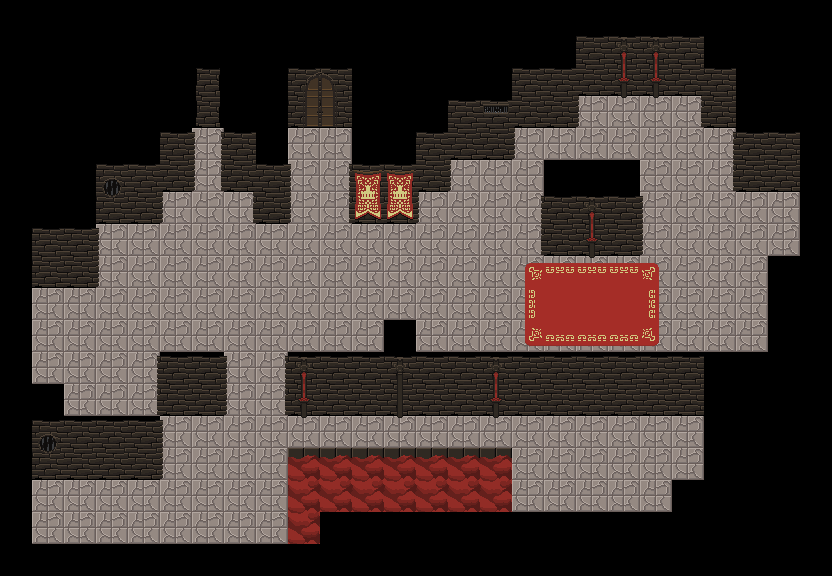

Tiled map render using the project's own tile images. Description and the whole map definition, tile-layer contents included, below:
An orthogonal 26x18 tile map with 32x32 px tiles, 3 tile layers (Tile Layer 1, Tile Layer 2, Tile Layer 3) and 5 objects (4x Enemy, Player).

<map version="1.10" tiledversion="1.10.2" orientation="orthogonal" renderorder="right-down" width="26" height="18" tilewidth="32" tileheight="32" infinite="0" backgroundcolor="#000000" nextlayerid="5" nextobjectid="6">
 <editorsettings>
  <export target="DungeonMap.json" format="json" />
 </editorsettings>
 <tileset firstgid="1" source="DungeonTileset.tsx" />
 <layer id="1" name="Tile Layer 1" width="26" height="18">
  <data encoding="csv">
0,0,0,0,0,0,0,0,0,0,0,0,0,0,0,0,0,0,0,0,0,0,0,0,0,0,
0,0,0,0,0,0,0,0,0,0,0,0,0,0,0,0,0,0,6,6,6,6,0,0,0,0,
0,0,0,0,0,0,12,0,0,111,111,0,0,0,0,0,6,6,27,27,27,27,6,0,0,0,
0,0,0,0,0,0,33,0,0,132,132,0,0,0,6,6,27,27,108,108,108,108,27,0,0,0,
0,0,0,0,0,111,108,111,0,108,108,0,0,6,27,27,108,108,108,108,108,108,108,6,6,0,
0,0,0,111,111,132,108,132,111,108,108,6,6,27,108,108,108,0,0,0,108,108,108,27,27,0,
0,0,0,132,132,108,108,108,132,108,108,27,27,108,108,108,108,6,6,6,108,108,108,108,108,0,
0,111,111,108,108,108,108,108,108,108,108,108,108,108,108,108,108,27,27,27,108,108,108,108,108,0,
0,132,132,108,108,108,108,108,108,108,108,108,108,108,108,108,108,108,108,108,108,108,108,108,0,0,
0,108,108,108,108,108,108,108,108,108,108,108,108,108,108,108,108,108,108,108,108,108,108,108,0,0,
0,108,108,108,108,108,108,108,108,108,108,108,0,108,108,108,108,108,108,108,108,108,108,108,0,0,
0,108,108,108,108,6,6,108,108,6,6,6,6,6,6,6,6,6,6,6,6,6,0,0,0,0,
0,0,108,108,108,27,27,108,108,27,27,27,27,27,27,27,27,27,27,27,27,27,0,0,0,0,
0,6,6,6,6,108,108,108,108,108,108,108,108,108,108,108,108,108,108,108,108,108,0,0,0,0,
0,27,27,27,27,108,108,108,108,163,163,163,163,163,163,163,108,108,108,108,108,108,0,0,0,0,
0,108,108,108,108,108,108,108,108,161,161,161,161,161,161,161,108,108,108,108,108,0,0,0,0,0,
0,108,108,108,108,108,108,108,108,161,0,0,0,0,0,0,0,0,0,0,0,0,0,0,0,0,
0,0,0,0,0,0,0,0,0,0,0,0,0,0,0,0,0,0,0,0,0,0,0,0,0,0
</data>
 </layer>
 <layer id="2" name="Tile Layer 2" width="26" height="18">
  <data encoding="csv">
0,0,0,0,0,0,0,0,0,0,0,0,0,0,0,0,0,0,0,0,0,0,0,0,0,0,
0,0,0,0,0,0,0,0,0,0,0,0,0,0,0,0,0,0,0,103,103,0,0,0,0,0,
0,0,0,0,0,0,0,0,0,83,84,0,0,0,0,0,0,0,112,124,124,110,0,0,0,0,
0,0,0,0,0,0,0,0,0,104,105,0,0,0,0,61,112,0,133,145,145,131,0,0,0,0,
0,0,0,0,0,0,54,0,0,0,0,0,0,0,112,0,133,0,0,0,0,0,110,0,0,0,
0,0,0,60,0,112,75,110,0,112,110,58,58,112,133,0,0,0,0,0,0,0,131,0,0,0,
0,0,0,81,0,133,0,131,0,133,131,79,79,133,0,0,110,0,0,0,112,0,0,0,0,0,
0,0,0,112,0,0,0,0,0,0,0,0,0,0,0,0,131,0,0,0,133,0,0,0,0,0,
0,0,0,133,0,0,0,0,0,0,0,0,0,0,0,0,113,114,114,114,115,0,0,0,0,0,
0,0,0,0,0,0,0,0,0,0,0,0,0,0,0,0,134,135,135,135,136,0,0,0,0,0,
0,0,0,0,0,0,0,0,0,0,0,0,0,0,0,0,155,156,156,156,157,0,0,0,0,0,
0,0,0,0,110,0,0,112,110,103,0,0,102,0,0,103,0,0,0,0,0,0,0,0,0,0,
0,0,0,0,131,0,0,133,131,124,0,0,123,0,0,124,0,0,0,0,0,0,0,0,0,0,
0,60,0,0,0,112,0,0,0,145,0,0,144,0,0,145,0,0,0,0,0,0,0,0,0,0,
0,81,0,0,0,133,0,0,0,140,140,140,140,140,140,140,0,0,0,0,0,0,0,0,0,0,
0,0,0,0,0,0,0,0,0,0,0,0,0,0,0,0,0,0,0,0,0,0,0,0,0,0,
0,0,0,0,0,0,0,0,0,0,0,0,0,0,0,0,0,0,0,0,0,0,0,0,0,0,
0,0,0,0,0,0,0,0,0,0,0,0,0,0,0,0,0,0,0,0,0,0,0,0,0,0
</data>
 </layer>
 <layer id="3" name="Tile Layer 3" width="26" height="18">
  <data encoding="csv">
0,0,0,0,0,0,0,0,0,0,0,0,0,0,0,0,0,0,0,0,0,0,0,0,0,0,
0,0,0,0,0,0,0,0,0,0,0,0,0,0,0,0,0,0,0,0,0,0,0,0,0,0,
0,0,0,0,0,0,0,0,0,0,0,0,0,0,0,0,0,0,0,0,0,0,0,0,0,0,
0,0,0,0,0,0,0,0,0,0,0,0,0,0,0,0,0,0,0,0,0,0,0,0,0,0,
0,0,0,0,0,0,0,0,0,0,0,0,0,0,0,0,0,0,0,0,0,0,0,0,0,0,
0,0,0,0,0,0,0,0,0,0,0,0,0,0,0,0,0,0,0,0,0,0,0,0,0,0,
0,0,0,0,0,0,0,0,0,0,0,0,0,0,0,0,0,0,103,0,0,0,0,0,0,0,
0,0,0,0,0,0,0,0,0,0,0,0,0,0,0,0,0,0,124,0,0,0,0,0,0,0,
0,0,0,0,0,0,0,0,0,0,0,0,0,0,0,0,0,0,145,0,0,0,0,0,0,0,
0,0,0,0,0,0,0,0,0,0,0,0,0,0,0,0,0,0,0,0,0,0,0,0,0,0,
0,0,0,0,0,0,0,0,0,0,0,0,0,0,0,0,0,0,0,0,0,0,0,0,0,0,
0,0,0,0,0,0,0,0,0,0,0,0,0,0,0,0,0,0,0,0,0,0,0,0,0,0,
0,0,0,0,0,0,0,0,0,0,0,0,0,0,0,0,0,0,0,0,0,0,0,0,0,0,
0,0,0,0,0,0,0,0,0,0,0,0,0,0,0,0,0,0,0,0,0,0,0,0,0,0,
0,0,0,0,0,0,0,0,0,0,0,0,0,0,0,0,0,0,0,0,0,0,0,0,0,0,
0,0,0,0,0,0,0,0,0,0,0,0,0,0,0,0,0,0,0,0,0,0,0,0,0,0,
0,0,0,0,0,0,0,0,0,0,0,0,0,0,0,0,0,0,0,0,0,0,0,0,0,0,
0,0,0,0,0,0,0,0,0,0,0,0,0,0,0,0,0,0,0,0,0,0,0,0,0,0
</data>
 </layer>
 <objectgroup id="4" name="Game Objects">
  <object id="1" name="Player" type="Player" x="192" y="288" width="48" height="48" />
  <object id="2" name="Goblin 1" type="Enemy" x="384" y="256" width="48" height="48">
   <properties>
    <property name="Type" value="Goblin" />
   </properties>
  </object>
  <object id="3" name="Goblin 2" type="Enemy" x="192" y="448" width="48" height="48">
   <properties>
    <property name="Type" value="Goblin" />
   </properties>
  </object>
  <object id="4" name="Goblin 3" type="Enemy" x="608" y="416" width="48" height="48">
   <properties>
    <property name="Type" value="Goblin" />
   </properties>
  </object>
  <object id="5" name="Goblin 4" type="Enemy" x="672" y="128" width="48" height="48">
   <properties>
    <property name="Type" value="Goblin" />
   </properties>
  </object>
 </objectgroup>
</map>
